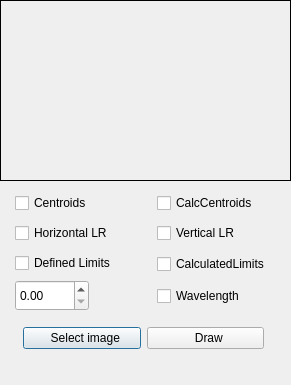
<?xml version="1.0" encoding="UTF-8"?>
<ui version="4.0">
 <class>selWathToCheck</class>
 <widget class="QDialog" name="selWathToCheck">
  <property name="geometry">
   <rect>
    <x>0</x>
    <y>0</y>
    <width>291</width>
    <height>385</height>
   </rect>
  </property>
  <property name="windowTitle">
   <string>Dialog</string>
  </property>
  <widget class="QLabel" name="labelImg">
   <property name="geometry">
    <rect>
     <x>0</x>
     <y>0</y>
     <width>291</width>
     <height>181</height>
    </rect>
   </property>
   <property name="frameShape">
    <enum>QFrame::Box</enum>
   </property>
   <property name="lineWidth">
    <number>1</number>
   </property>
   <property name="text">
    <string/>
   </property>
  </widget>
  <widget class="QCheckBox" name="checkBoxCentroids">
   <property name="geometry">
    <rect>
     <x>15</x>
     <y>190</y>
     <width>95</width>
     <height>26</height>
    </rect>
   </property>
   <property name="text">
    <string>Centroids</string>
   </property>
  </widget>
  <widget class="QCheckBox" name="checkBoxHorizLR">
   <property name="geometry">
    <rect>
     <x>15</x>
     <y>220</y>
     <width>121</width>
     <height>26</height>
    </rect>
   </property>
   <property name="text">
    <string>Horizontal LR</string>
   </property>
  </widget>
  <widget class="QCheckBox" name="checkBoxVertLR">
   <property name="geometry">
    <rect>
     <x>157</x>
     <y>220</y>
     <width>121</width>
     <height>26</height>
    </rect>
   </property>
   <property name="text">
    <string>Vertical LR</string>
   </property>
  </widget>
  <widget class="QWidget" name="layoutWidget">
   <property name="geometry">
    <rect>
     <x>23</x>
     <y>320</y>
     <width>241</width>
     <height>36</height>
    </rect>
   </property>
   <layout class="QGridLayout" name="gridLayout_2">
    <item row="0" column="0">
     <widget class="QPushButton" name="pbLoadImage">
      <property name="enabled">
       <bool>true</bool>
      </property>
      <property name="toolTip">
       <string>&lt;html&gt;&lt;head/&gt;&lt;body&gt;&lt;p&gt;Select image&lt;/p&gt;&lt;/body&gt;&lt;/html&gt;</string>
      </property>
      <property name="text">
       <string>  Select image</string>
      </property>
      <property name="icon">
       <iconset resource="lstImgs.qrc">
        <normaloff>:/new/icons/imagenInte/newProject.jpeg</normaloff>:/new/icons/imagenInte/newProject.jpeg</iconset>
      </property>
     </widget>
    </item>
    <item row="0" column="1">
     <widget class="QPushButton" name="pbCentroids">
      <property name="enabled">
       <bool>true</bool>
      </property>
      <property name="toolTip">
       <string>&lt;html&gt;&lt;head/&gt;&lt;body&gt;&lt;p&gt;Evaluate centroids&lt;/p&gt;&lt;/body&gt;&lt;/html&gt;</string>
      </property>
      <property name="text">
       <string>  Draw</string>
      </property>
      <property name="icon">
       <iconset resource="lstImgs.qrc">
        <normaloff>:/new/icons/imagenInte/add-542.png</normaloff>:/new/icons/imagenInte/add-542.png</iconset>
      </property>
     </widget>
    </item>
   </layout>
  </widget>
  <widget class="QCheckBox" name="checkBoxLimits">
   <property name="geometry">
    <rect>
     <x>15</x>
     <y>250</y>
     <width>121</width>
     <height>26</height>
    </rect>
   </property>
   <property name="text">
    <string>Defined Limits</string>
   </property>
  </widget>
  <widget class="QCheckBox" name="checkBoxLimitsCalculated">
   <property name="geometry">
    <rect>
     <x>157</x>
     <y>251</y>
     <width>141</width>
     <height>26</height>
    </rect>
   </property>
   <property name="text">
    <string>CalculatedLimits</string>
   </property>
  </widget>
  <widget class="QDoubleSpinBox" name="douubleSpinWave">
   <property name="geometry">
    <rect>
     <x>15</x>
     <y>280</y>
     <width>74</width>
     <height>31</height>
    </rect>
   </property>
  </widget>
  <widget class="QCheckBox" name="checkBoxWavelength">
   <property name="geometry">
    <rect>
     <x>157</x>
     <y>283</y>
     <width>111</width>
     <height>26</height>
    </rect>
   </property>
   <property name="text">
    <string>Wavelength</string>
   </property>
  </widget>
  <widget class="QCheckBox" name="checkBoxCentroidsCalc">
   <property name="geometry">
    <rect>
     <x>157</x>
     <y>190</y>
     <width>131</width>
     <height>26</height>
    </rect>
   </property>
   <property name="text">
    <string>CalcCentroids</string>
   </property>
  </widget>
 </widget>
 <resources>
  <include location="lstImgs.qrc"/>
 </resources>
 <connections/>
</ui>
